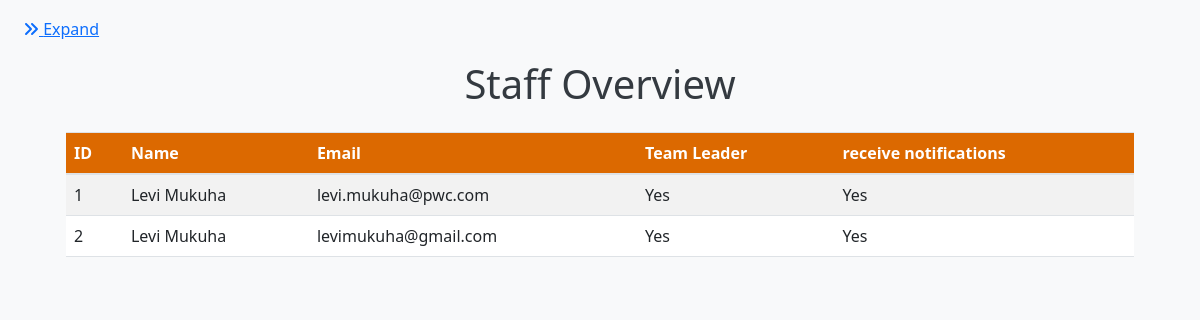
The app's page /staff_overview, older data.
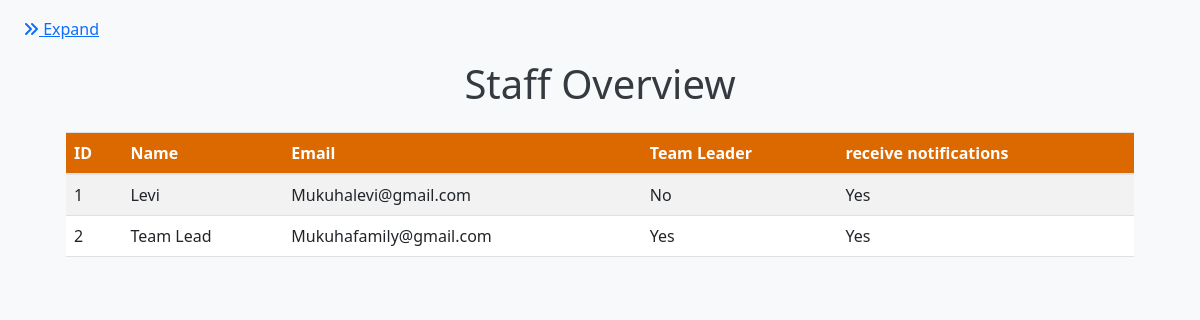
The same page, newer data.
### app.py (models this page shows)
class Staff(db.Model):
    id = db.Column(db.Integer, primary_key=True)
    name = db.Column(db.String(100), nullable=False)
    email = db.Column(db.String(120), unique=True, nullable=False)
    leave_days_remaining = db.Column(db.Float, default=0.0)  # Leave days remaining in hours
    is_team_leader = db.Column(Boolean, default=False)  # New field to indicate if the staff is a team leader
    receive_notifications = db.Column(Boolean, default=True)  # New field for notification preferences
    engagements = db.relationship('Engagement', backref='team_leader', lazy=True)
    proposals = db.relationship('Proposal', backref='team_leader', lazy=True)
    hours_logs = db.relationship('HoursLog', backref='staff_member', lazy=True)
    leave_records = db.relationship('LeaveRecord', backref='staff', lazy=True)
    utilizations = db.relationship('Utilization', backref='staff', lazy=True)

### app.py (the view)
@app.route('/staff_overview', methods=['GET'])
def staff_overview():
    staff_members = Staff.query.all()
    return render_template('staff_overview.html', staff_members=staff_members)

### templates/staff_overview.html (shortened to what this page needs)
{% extends "base.html" %}
{% block content %}
    <link rel="stylesheet" href="https://cdnjs.cloudflare.com/ajax/libs/bootstrap/5.3.0/css/bootstrap.min.css">
    <div class="container">
        <h1 class="text-center mb-4">Staff Overview</h1>
        <table class="table table-striped">
            <thead>
                <tr>
                    <th>ID</th>
                    <th>Name</th>
                    <th>Email</th>
                    <th>Team Leader</th>
                    <th>receive notifications</th>
                </tr>
            </thead>
            <tbody>
                {% for staff in staff_members %}
                <tr>
                    <td>{{ staff.id }}</td>
                    <td>{{ staff.name }}</td>
                    <td>{{ staff.email }}</td>
                    <td>{{ 'Yes' if staff.is_team_leader else 'No' }}</td>
                    <td>{{ 'Yes' if staff.receive_notifications else 'No' }}</td>
                </tr>
                {% endfor %}
            </tbody>
        </table>
    </div>
{% endblock %}

Row changes from the older to the newer data that the page shows:
changed Staff id 1: name "Levi Mukuha" → "Levi"; email "levi.mukuha@pwc.com" → "Mukuhalevi@gmail.com"; is_team_leader "Yes" → "No"
changed Staff id 2: name "Levi Mukuha" → "Team Lead"; email "levimukuha@gmail.com" → "Mukuhafamily@gmail.com"
